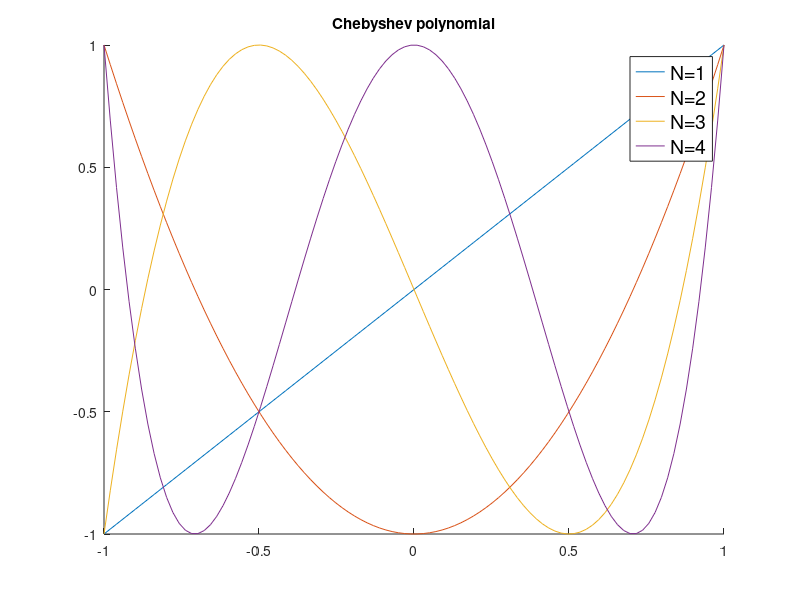

This figure's MATLAB source:
function chebyshev

figure();hold on;
title('Chebyshev polynomial');

for n=1:4
    x = linspace(-1,1,100);
    theta = acos(x);
    %   theta = linspace(0,2*pi,100);
    %   x = cos(theta);
  Tnx = cos(n*theta);
  plot(x,Tnx);
end
l = legend({'N=1' 'N=2' 'N=3' 'N=4'});
set(l,'FontSize',14);

end